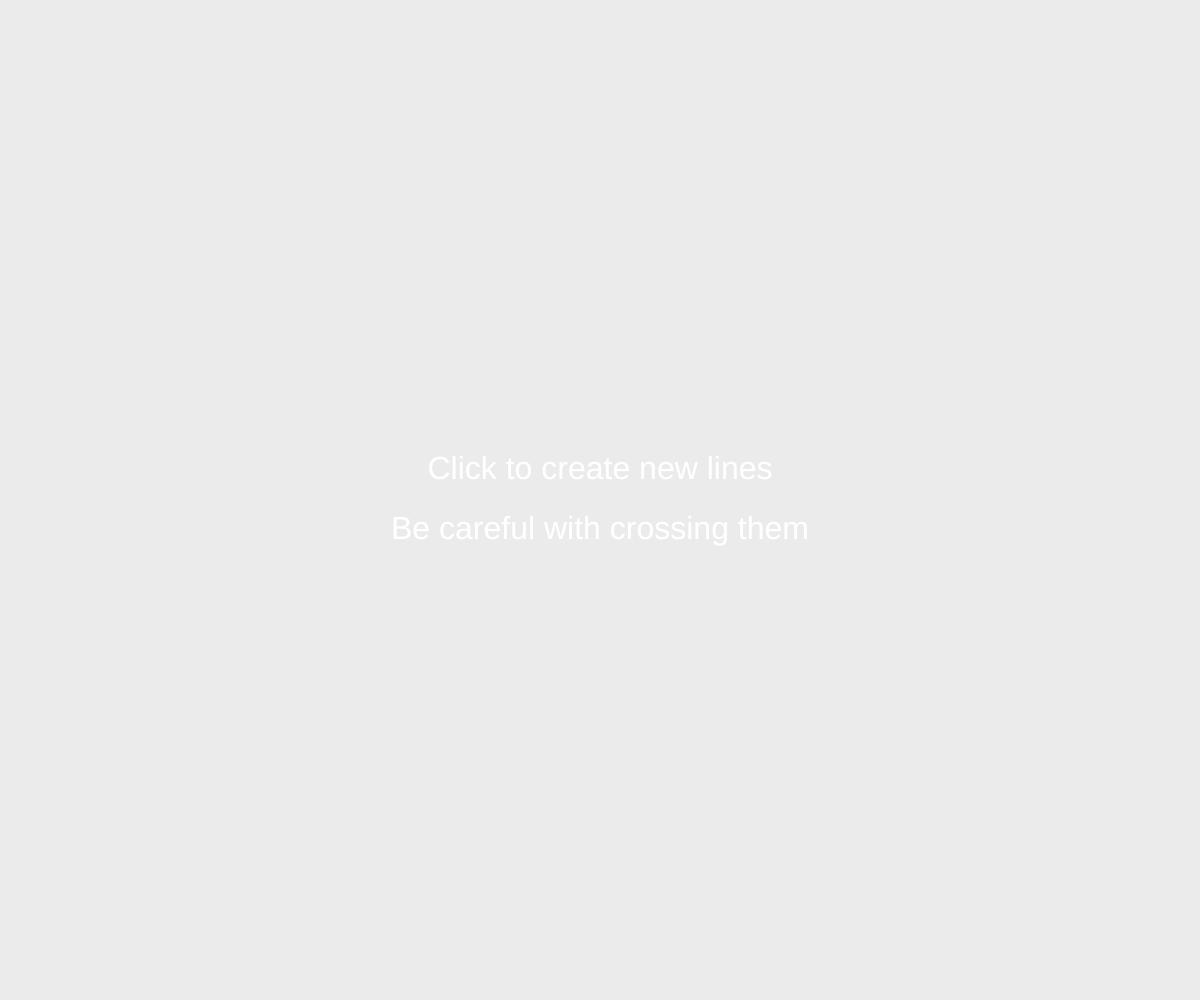
Frame 1 (no input)
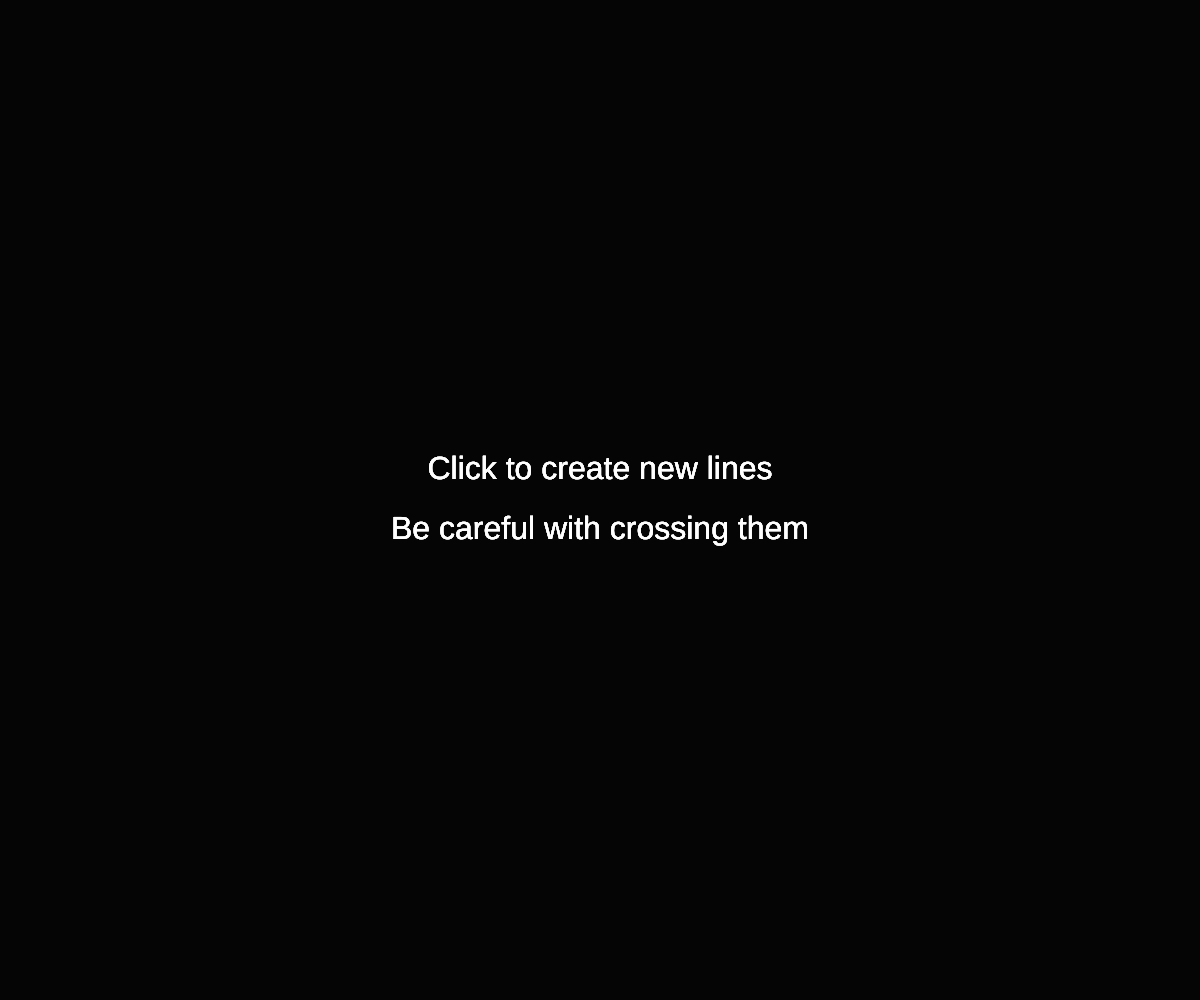
Frame 60 (no input)
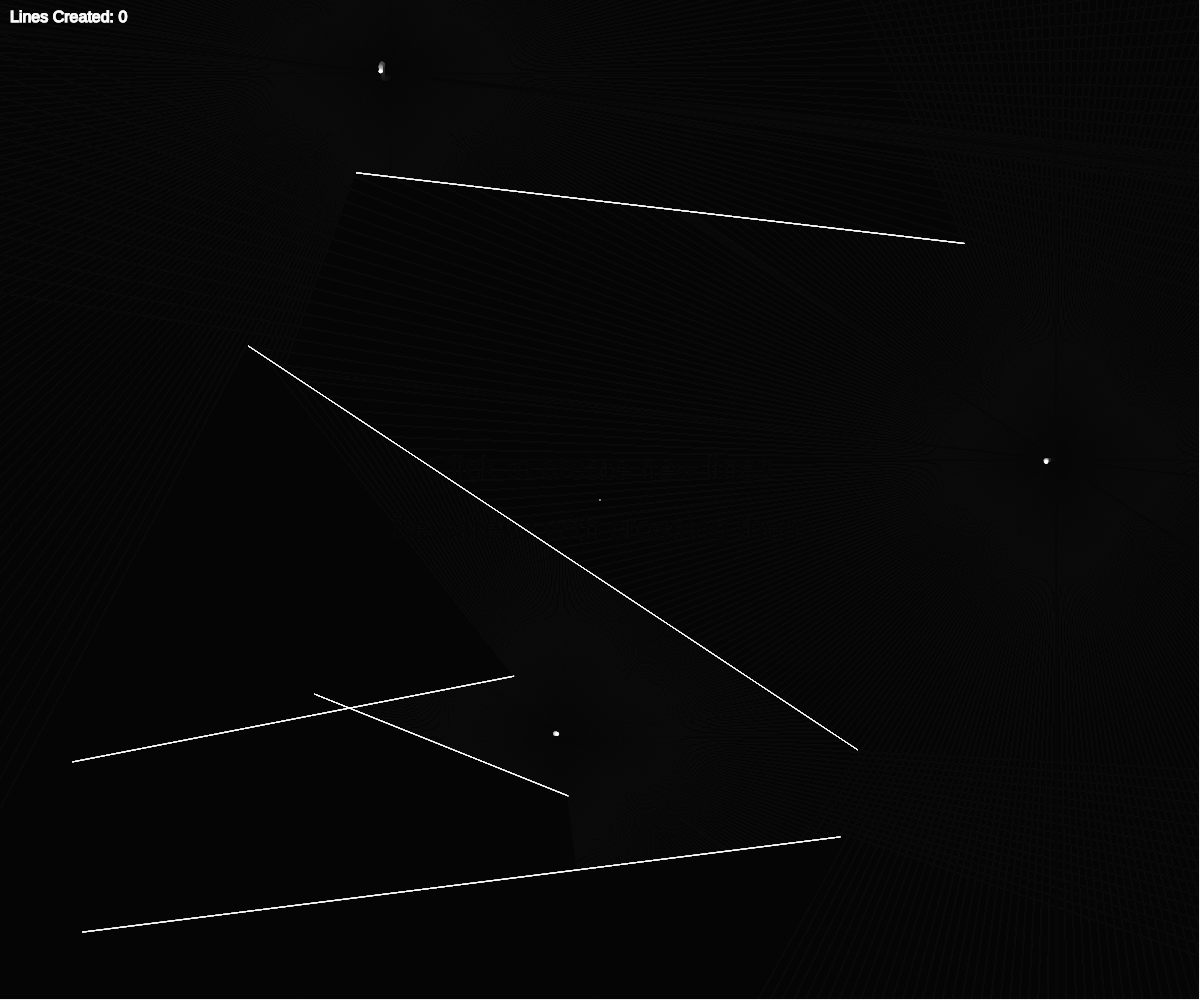
Frame 120 (the mouse pressed at the canvas centre since frame 60)

The p5.js sketch that drew these frames (run headless with seeded random() and noise() and a simulated clock; from frame 60 on, the mouse is pressed at the canvas centre):

// p5.js sketch
// ── sketch.js
let walls = [];
let particles = [];
let wallCount = 5;
let rayCount = 1; // Between 0-1 is best but it can be 0-X
let maxBounces = 3; // Maximum number of ray bounces
let creatingWall = false;
let tempWallStart;
let gameOver = false;
let lineCount = 0; // Count of new lines created
let showStartText = true; // Show initial text

function setup() {
  createCanvas(windowWidth, windowHeight);

  // Generate random walls
  for (let i = 0; i < wallCount; i++) {
    let x1 = random(width);
    let x2 = random(width);
    let y1 = random(height);
    let y2 = random(height);
    walls[i] = new Boundary(x1, y1, x2, y2);
  }

  // Outlines
  walls.push(new Boundary(-1, -1, width, -1));
  walls.push(new Boundary(width, -1, width, height));
  walls.push(new Boundary(width, height, -1, height));
  walls.push(new Boundary(-1, height, -1, -1));

  // Create multiple particles
  for (let i = 0; i < 3; i++) {
    particles.push(new Particle(random(width), random(height)));
  }

  noCursor();
}

function draw() {
  if (gameOver) {
    background(0);
    fill(255, 0, 0);
    textSize(48);
    textAlign(CENTER, CENTER);
    text("Game Over!", width / 2, height / 2);
    return;
  }

  background(0, 20); // Semi-transparent background for persistent trails

  // Show start text
  if (showStartText) {
    fill(255);
    textSize(32);
    textAlign(CENTER, CENTER);
    text("Click to create new lines", width / 2, height / 2 - 30);
    text("Be careful with crossing them", width / 2, height / 2 + 30);
    return;
  }

  // Draw walls
  for (let wall of walls) {
    wall.show();
  }

  // Update and draw particles
  for (let particle of particles) {
    particle.automaticMovement();
    particle.show();
    particle.look(walls);
  }

  // Draw temporary wall during creation
  if (creatingWall && tempWallStart) {
    stroke(255, 100);
    line(tempWallStart.x, tempWallStart.y, mouseX, mouseY);
  }

  // Display line count
  fill(255);
  textSize(16);
  textAlign(LEFT, TOP);
  text(`Lines Created: ${lineCount}`, 10, 10);
}

function mousePressed() {
  if (gameOver) return;

  // Start creating a wall
  creatingWall = true;
  tempWallStart = createVector(mouseX, mouseY);

  // Hide start text after first interaction
  showStartText = false;
}

function mouseReleased() {
  if (gameOver || !creatingWall || !tempWallStart) return;

  // Finish creating a wall
  let newWall = new Boundary(tempWallStart.x, tempWallStart.y, mouseX, mouseY);

  // Check for intersections with existing walls
  for (let wall of walls) {
    if (checkIntersection(newWall, wall)) {
      gameOver = true;
      return;
    }
  }

  walls.push(newWall);
  lineCount++; // Increment line count
  creatingWall = false;
  tempWallStart = null;
}

/////////////////////////////////////////////// Walls
class Boundary {
  constructor(x1, y1, x2, y2) {
    this.a = createVector(x1, y1);
    this.b = createVector(x2, y2);
  }

  show() {
    stroke(255);
    line(this.a.x, this.a.y, this.b.x, this.b.y);
  }
}

/////////////////////////////////////////// Rays
class Ray {
  constructor(pos, angle) {
    this.pos = pos;
    this.dir = p5.Vector.fromAngle(angle);
  }

  lookAt(x, y) {
    this.dir.x = x - this.pos.x;
    this.dir.y = y - this.pos.y;
    this.dir.normalize();
  }

  show() {
    stroke(255);
    push();
    translate(this.pos.x, this.pos.y);
    line(0, 0, this.dir.x * 10, this.dir.y * 10);
    pop();
  }

  cast(wall) {
    const x1 = wall.a.x;
    const y1 = wall.a.y;
    const x2 = wall.b.x;
    const y2 = wall.b.y;

    const x3 = this.pos.x;
    const y3 = this.pos.y;
    const x4 = this.pos.x + this.dir.x;
    const y4 = this.pos.y + this.dir.y;

    const den = (x1 - x2) * (y3 - y4) - (y1 - y2) * (x3 - x4);
    if (den == 0) {
      return;
    }

    const t = ((x1 - x3) * (y3 - y4) - (y1 - y3) * (x3 - x4)) / den;
    const u = -((x1 - x2) * (y1 - y3) - (y1 - y2) * (x1 - x3)) / den;
    if (t > 0 && t < 1 && u > 0) {
      const pt = createVector();
      pt.x = x1 + t * (x2 - x1);
      pt.y = y1 + t * (y2 - y1);
      return pt;
    } else {
      return;
    }
  }
}

//////////////////////////////////////////////////// Particles
class Particle {
  constructor(x, y) {
    this.pos = createVector(x, y);
    this.rays = [];
    for (let a = 0; a < 360; a += rayCount) {
      this.rays.push(new Ray(this.pos, radians(a)));
    }
  }

  update(x, y) {
    this.pos.set(x, y);
  }

  automaticMovement() {
    // Move the particle in a smooth, random direction using Perlin noise
    this.pos.x += map(noise(frameCount * 0.01, this.pos.y), 0, 1, -2, 2);
    this.pos.y += map(noise(frameCount * 0.01, this.pos.x), 0, 1, -2, 2);

    // Keep particle within bounds
    this.pos.x = constrain(this.pos.x, 0, width);
    this.pos.y = constrain(this.pos.y, 0, height);
  }

  look(walls) {
    for (let i = 0; i < this.rays.length; i++) {
      const ray = this.rays[i];
      let closest = null;
      let record = Infinity;

      let currentPos = ray.pos.copy();
      let currentDir = ray.dir.copy();
      for (let b = 0; b < maxBounces; b++) {
        let foundIntersection = false;

        for (let wall of walls) {
          const pt = ray.cast(wall);
          if (pt) {
            const d = p5.Vector.dist(currentPos, pt);
            if (d < record) {
              record = d;
              closest = pt;
              currentDir = p5.Vector.sub(pt, currentPos).normalize();
              foundIntersection = true;
            }
          }
        }

        if (closest) {
          // Draw ray
          stroke(255, 150 - b * 50); // Fade with bounces
          line(currentPos.x, currentPos.y, closest.x, closest.y);

          // Update position to bounce point
          currentPos = closest.copy();
          ray.dir = currentDir.copy();
        }

        if (!foundIntersection) {
          break;
        }
      }
    }
  }

  show() {
    fill(255);
    noStroke();
    ellipse(this.pos.x, this.pos.y, 4);
  }
}
// Check if two walls intersect
function checkIntersection(wall1, wall2) {
  const x1 = wall1.a.x;
  const y1 = wall1.a.y;
  const x2 = wall1.b.x;
  const y2 = wall1.b.y;
  const x3 = wall2.a.x;
  const y3 = wall2.a.y;
  const x4 = wall2.b.x;
  const y4 = wall2.b.y;

  const den = (x1 - x2) * (y3 - y4) - (y1 - y2) * (x3 - x4);
  if (den === 0) {
    return false; // Lines are parallel
  }

  const t = ((x1 - x3) * (y3 - y4) - (y1 - y3) * (x3 - x4)) / den;
  const u = -((x1 - x2) * (y1 - y3) - (y1 - y2) * (x1 - x3)) / den;

  // Check if the intersection point lies on both line segments
  if (t > 0 && t < 1 && u > 0 && u < 1) {
    return true; // The walls intersect
  }

  return false; // No intersection
}
